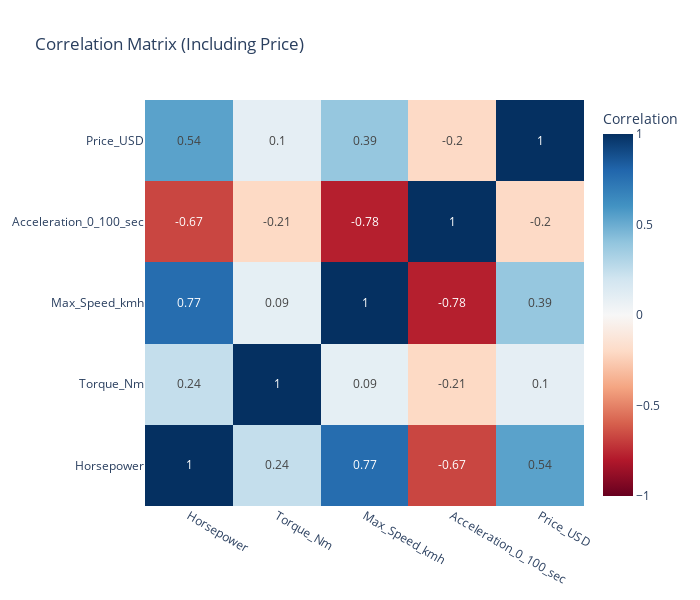

The notebook cell saved with this chart:
### Markdown cell above
## 4.5 Correlation Analysis

### Code cell
numeric_cols = ['Horsepower', 'Torque_Nm', 'Max_Speed_kmh', 'Acceleration_0_100_sec', 'Price_USD']
correlation = df_clean[numeric_cols].corr()

fig = go.Figure(data=go.Heatmap(
    z=correlation.values,
    x=correlation.columns,
    y=correlation.columns,
    colorscale='RdBu',
    zmid=0,
    text=correlation.values.round(2),
    texttemplate='%{text}',
    textfont={"size": 12},
    colorbar=dict(title="Correlation")
))

fig.update_layout(
    title='Correlation Matrix (Including Price)',
    height=600,
    width=700
)
fig.show()

### Figure 1 — Plotly figure (JSON) as saved in the notebook; plotly's stock layout.template omitted (floating-point values rounded to 4 significant figures)
{"data": [{"colorbar": {"title": {"text": "Correlation"}}, "colorscale": [[0, "rgb(103,0,31)"], [0.1, "rgb(178,24,43)"], [0.2, "rgb(214,96,77)"], [0.3, "rgb(244,165,130)"], [0.4, "rgb(253,219,199)"], [0.5, "rgb(247,247,247)"], [0.6, "rgb(209,229,240)"], [0.7, "rgb(146,197,222)"], [0.8, "rgb(67,147,195)"], [0.9, "rgb(33,102,172)"], [1, "rgb(5,48,97)"]], "text": [[1, 0.24, 0.77, -0.67, 0.54], [0.24, 1, 0.09, -0.21, 0.1], [0.77, 0.09, 1, -0.78, 0.39], [-0.67, -0.21, -0.78, 1, -0.2], [0.54, 0.1, 0.39, -0.2, 1]], "textfont": {"size": 12}, "texttemplate": "%{text}", "type": "heatmap", "x": ["Horsepower", "Torque_Nm", "Max_Speed_kmh", "Acceleration_0_100_sec", "Price_USD"], "y": ["Horsepower", "Torque_Nm", "Max_Speed_kmh", "Acceleration_0_100_sec", "Price_USD"], "z": [[1, 0.2409, 0.7702, -0.6729, 0.5411], [0.2409, 1, 0.09361, -0.205, 0.09564], [0.7702, 0.09361, 1, -0.7813, 0.3881], [-0.6729, -0.205, -0.7813, 1, -0.2019], [0.5411, 0.09564, 0.3881, -0.2019, 1]], "zmid": 0}], "layout": {"height": 600, "title": {"text": "Correlation Matrix (Including Price)"}, "width": 700}}
